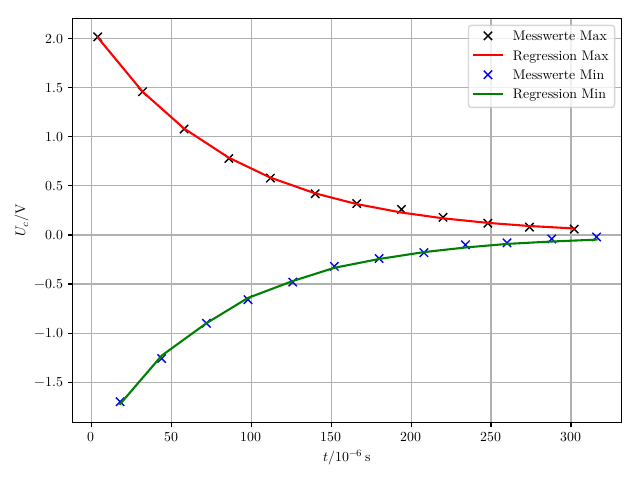

Write the Python code that produced this figure.
import matplotlib as mpl
mpl.use('pgf')
import numpy as np
from scipy.optimize import curve_fit
import matplotlib.pyplot as plt
mpl.rcParams.update({
'font.family': 'serif',
'text.usetex': True,
'pgf.rcfonts': False,
'pgf.texsystem': 'lualatex',
'pgf.preamble': r'\usepackage{unicode-math}\usepackage{siunitx}',
})


y, x, y_2, x_2 = np.genfromtxt('Data1.txt', unpack=True)

def f(x, a, b):
    y = a*np.exp(-b*x)
    return y

params, covariance_matrix = curve_fit(f, x, y)

errors = np.sqrt(np.diag(covariance_matrix))

def g(x_2, c, d):
    y_2 =  -c*np.exp(-d*x)
    return y_2

params1, covariance_matrix1 = curve_fit(g, x_2, y_2)

errors1 = np.sqrt(np.diag(covariance_matrix1))

#x = np.linspace(0,305, 1000)
#x_2 = np.linspace(0,305, 1000)

plt.plot(x, y, r'kx', label=r'Messwerte Max')
plt.plot(x, f(x, *params), 'r-', label='Regression Max')
plt.plot(x_2, y_2, r'bx', label='Messwerte Min')
plt.plot(x_2, g(x_2, *params1), 'g-', label='Regression Min')
plt.legend()
plt.grid()
plt.ylabel(r'$U_c / \si{\V}$')
plt.xlabel(r'$t / \SI{e-6}{\second}$')
plt.tight_layout()
plt.savefig('plot1.pdf')
print('a=', params[0], '+-', errors[0])
print('b=', params[1], '+-', errors[1])
print('c=', params1[0], '+-', errors1[0])
print('d=', params1[1], '+-', errors1[1])
